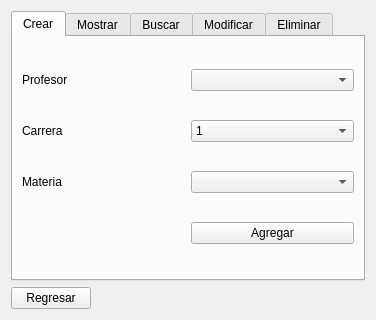
<?xml version="1.0" encoding="UTF-8"?>
<ui version="4.0">
 <class>MenuDisponibilidad</class>
 <widget class="QWidget" name="MenuDisponibilidad">
  <property name="geometry">
   <rect>
    <x>0</x>
    <y>0</y>
    <width>376</width>
    <height>320</height>
   </rect>
  </property>
  <property name="windowTitle">
   <string>Menu Disponibilidad</string>
  </property>
  <layout class="QGridLayout" name="gridLayout">
   <item row="1" column="0">
    <widget class="QPushButton" name="pushButton">
     <property name="text">
      <string>Regresar</string>
     </property>
     <property name="autoDefault">
      <bool>true</bool>
     </property>
    </widget>
   </item>
   <item row="1" column="1">
    <spacer name="horizontalSpacer">
     <property name="orientation">
      <enum>Qt::Horizontal</enum>
     </property>
     <property name="sizeHint" stdset="0">
      <size>
       <width>438</width>
       <height>20</height>
      </size>
     </property>
    </spacer>
   </item>
   <item row="0" column="0" colspan="2">
    <widget class="QTabWidget" name="tabWidget">
     <property name="currentIndex">
      <number>0</number>
     </property>
     <widget class="QWidget" name="tab">
      <attribute name="title">
       <string>Crear</string>
      </attribute>
      <layout class="QGridLayout" name="gridLayout_2">
       <item row="2" column="1">
        <widget class="QComboBox" name="comboBox_Materias"/>
       </item>
       <item row="0" column="1">
        <widget class="QComboBox" name="comboBox_Profesor"/>
       </item>
       <item row="2" column="0">
        <widget class="QLabel" name="label_3">
         <property name="text">
          <string>Materia</string>
         </property>
        </widget>
       </item>
       <item row="1" column="1">
        <widget class="QComboBox" name="comboBox_Carrera">
         <item>
          <property name="text">
           <string>1</string>
          </property>
         </item>
         <item>
          <property name="text">
           <string>2</string>
          </property>
         </item>
         <item>
          <property name="text">
           <string>3</string>
          </property>
         </item>
         <item>
          <property name="text">
           <string>4</string>
          </property>
         </item>
        </widget>
       </item>
       <item row="1" column="0">
        <widget class="QLabel" name="label_2">
         <property name="text">
          <string>Carrera</string>
         </property>
        </widget>
       </item>
       <item row="3" column="1">
        <widget class="QPushButton" name="pushButton_2">
         <property name="text">
          <string>Agregar</string>
         </property>
         <property name="autoDefault">
          <bool>true</bool>
         </property>
        </widget>
       </item>
       <item row="0" column="0">
        <widget class="QLabel" name="label">
         <property name="text">
          <string>Profesor</string>
         </property>
        </widget>
       </item>
      </layout>
     </widget>
     <widget class="QWidget" name="tab_2">
      <attribute name="title">
       <string>Mostrar</string>
      </attribute>
     </widget>
     <widget class="QWidget" name="tab_3">
      <attribute name="title">
       <string>Buscar</string>
      </attribute>
     </widget>
     <widget class="QWidget" name="tab_4">
      <attribute name="title">
       <string>Modificar</string>
      </attribute>
     </widget>
     <widget class="QWidget" name="tab_5">
      <attribute name="title">
       <string>Eliminar</string>
      </attribute>
     </widget>
    </widget>
   </item>
  </layout>
 </widget>
 <resources/>
 <connections/>
</ui>
